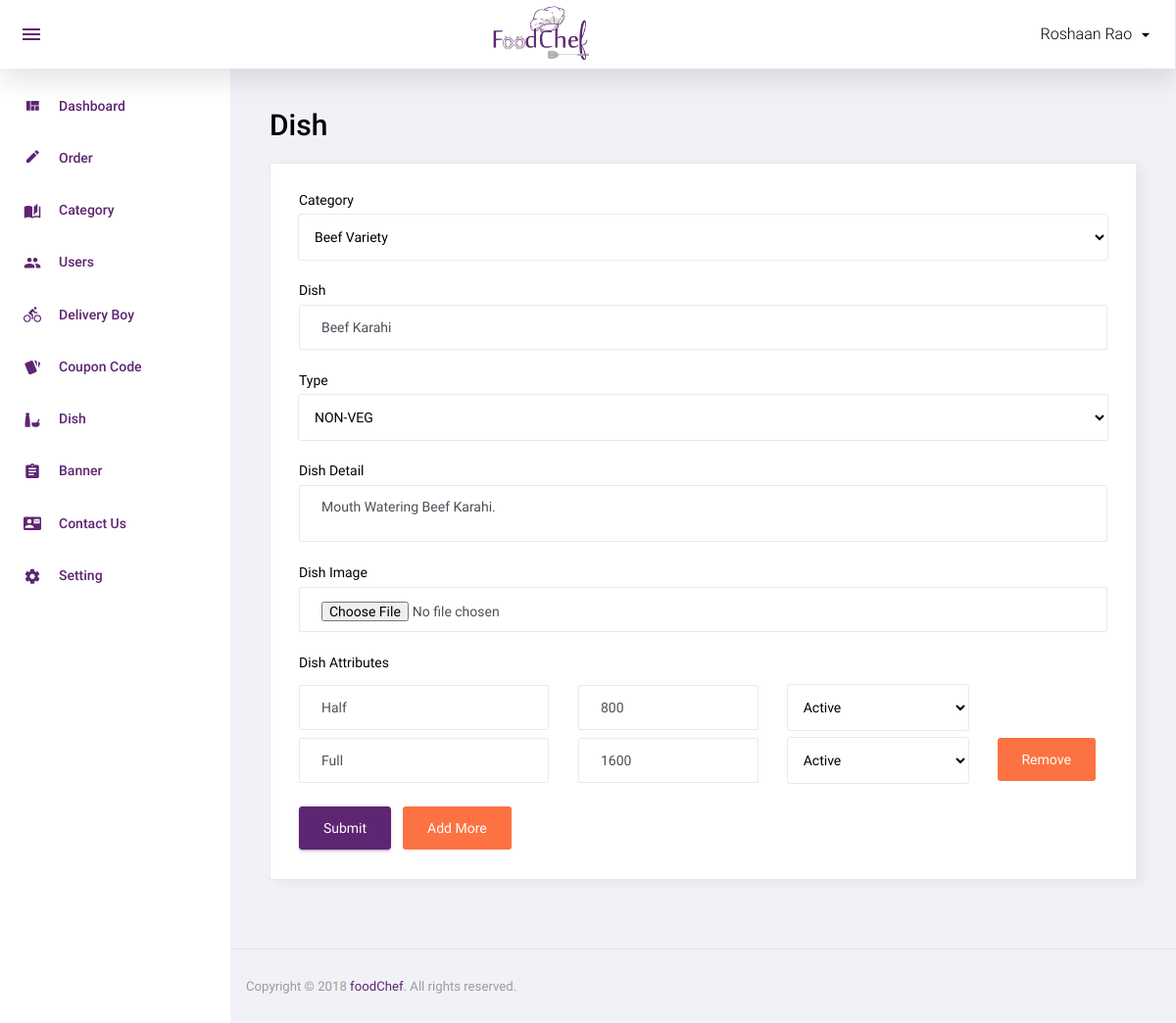
The page /admin/manage_dish.php?id=15 (signed in) on the database its author committed.
### tables this page shows
CREATE TABLE `dish` (
  `id` int(11) NOT NULL,
  `category_id` int(11) NOT NULL,
  `dish` varchar(100) NOT NULL,
  `dish_detail` text NOT NULL,
  `image` varchar(100) NOT NULL,
  `type` enum('veg','non-veg') NOT NULL,
  `status` int(11) NOT NULL,
  `added_on` datetime NOT NULL
);

CREATE TABLE `dish_details` (
  `id` int(11) NOT NULL,
  `dish_id` int(11) NOT NULL,
  `attribute` varchar(100) NOT NULL,
  `price` int(11) NOT NULL,
  `status` int(11) NOT NULL,
  `added_on` datetime NOT NULL
);

### function.inc.php (called while the page is built, shortened)
<?php
function get_safe_value($str){
	global $con;
	$str=mysqli_real_escape_string($con,$str);
	return $str;
}
	?>

### admin/manage_dish.php (the view, shortened to what this page needs)
<?php
include('top.php');
$category_id="";
$dish="";
$dish_detail="";
$type="";
$id="";
$image_status='required';
if(isset($_GET['id']) && $_GET['id']>0){
	$id=get_safe_value($_GET['id']);
	$row=mysqli_fetch_assoc(mysqli_query($con,"select * from dish where id='$id'"));
	$category_id=$row['category_id'];
	$dish=$row['dish'];
	$type=$row['type'];
	$dish_detail=$row['dish_detail'];
	$image_status='';
}
$res_category=mysqli_query($con,"select * from category where status='1' order by category asc");
$arrType=array("veg","non-veg");
?>
<div class="row">
			<h1 class="grid_title ml10 ml15">Dish</h1>
            <div class="col-12 grid-margin stretch-card">
              <div class="card">
                <div class="card-body">
                  <form class="forms-sample" method="post" enctype="multipart/form-data">
                    <div class="form-group">
                      <label for="exampleInputName1">Category</label>
                      <select class="form-control" name="category_id" required>
						<?php
						while($row_category=mysqli_fetch_assoc($res_category)){
							if($row_category['id']==$category_id){
								echo "<option value='".$row_category['id']."' selected>".$row_category['category']."</option>";
							}else{
								echo "<option value='".$row_category['id']."'>".$row_category['category']."</option>";
							}
						}
						?>
					  </select>
                    </div>
					<div class="form-group">
                      <label for="exampleInputName1">Dish</label>
                      <input type="text" class="form-control" placeholder="dish" name="dish" required value="<?php echo $dish?>">
                    </div>
					<div class="form-group">
                      <label for="exampleInputName1">Type</label>
                      <select class="form-control" name="type" required>
						<?php
						foreach($arrType as $list){
							if($list==$type){
								echo "<option value='$list' selected>".strtoupper($list)."</option>";
							}else{
								echo "<option value='$list'>".strtoupper($list)."</option>";
							}
						}
						?>
					  </select>
                    </div>
                    <div class="form-group">
                      <label for="exampleInputEmail3" required>Dish Detail</label>
                      <textarea name="dish_detail" class="form-control" placeholder="Dish Detail"><?php echo $dish_detail?></textarea>
                    </div>
					<div class="form-group">
                      <label for="exampleInputEmail3">Dish Image</label>
                      <input type="file" class="form-control" placeholder="Dish Image" name="image" <?php echo $image_status?>>
                    </div>
					<div class="form-group" id="dish_box1">
						<label for="exampleInputEmail3">Dish Attributes</label>
					<?php if($id==0){?>
						<div class="row">
							<div class="col-4">
								<input type="text" class="form-control" placeholder="Attribute" name="attribute[]" required>
							</div>
							<div class="col-3">
								<input type="text" class="form-control" placeholder="Price" name="price[]" required>
							</div>
							<div class="col-3">
								<select required name="status[]" class="form-control">
									<option value="">Select Status</option>
									<option value="1">Active</option>
									<option value="0">Deactive</option>
								</select>
							</div>
						</div>
					<?php } else{
						$dish_details_res=mysqli_query($con,"select * from dish_details where dish_id='$id'");
						$ii=1;
						while($dish_details_row=mysqli_fetch_assoc($dish_details_res)){
						?>
						<div class="row mt8">
							<div class="col-4">
								<input type="text" class="form-control" placeholder="Attribute" name="attribute[]" required value="<?php echo $dish_details_row['attribute']?>">
							</div>
							<div class="col-3">
								<input type="text" class="form-control" placeholder="Price" name="price[]" required  value="<?php echo $dish_details_row['price']?>">
							</div>
							<div class="col-3">
								<select required name="status[]" class="form-control">
									<?php
									if($dish_details_row['status']==1){
									?>
										<option value="1" selected>Active</option>
									<?php } ?>
								</select>
							</div>
							<?php if($ii!=1){
							?>
							<div class="col-2"><button type="button" class="btn badge-danger mr-2" onclick="remove_more_new('<?php echo $dish_details_row['id']?>')">Remove</button></div>
							<?php
							}
							?>
						</div>
					<?php
					$ii++;
					} } ?>
					</div>
                    <button type="submit" class="btn btn-primary mr-2" name="submit">Submit</button>
					<button type="button" class="btn badge-danger mr-2" onclick="add_more()">Add More</button>
                  </form>
                </div>
              </div>
            </div>
		 </div>
<?php include('footer.php');?>

### rows shown on the page
dish: dish "Beef Karahi", type "NON-VEG", dish_detail "Mouth Watering Beef Karahi."
dish_details: attribute "Half", price "800", status "Active"
dish_details: attribute "Full", price "1600", status "Active"

### other values the page prints
$_SESSION['ADMIN_USER'] "Roshaan Rao"
form field category_id "Beef Variety"
